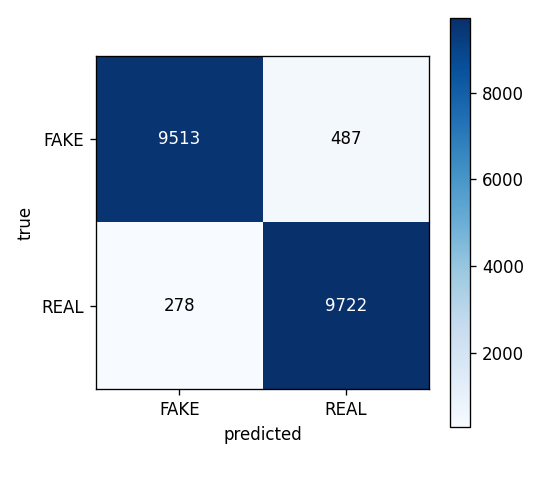
#> input picture persist/images/cnn/confmat.png, 540 x 480 px
$ python image_processor.py ../persist/images/cnn/confmat.png ../persist/images/cnn/curves.png
#> lines starting #> are read from the running program, lines starting #| are printed output that depends on the picture
import cv2
import numpy as np
import matplotlib.pyplot as plt
import sys
import os

def load_image(image_path):
    img = cv2.imread(image_path)
    if img is None:
        print(f"Error: Could not read image at {image_path}")
        sys.exit(1)
    return cv2.cvtColor(img, cv2.COLOR_BGR2RGB)

def save_and_show(plt, title):
    filename = title.replace(" ", "_").replace("/", "_").replace("(", "").replace(")", "") + ".png"
    plt.tight_layout()
    plt.savefig(filename)
    print(f"Saved plot to {filename}")

    if plt.get_backend().lower() != 'agg':
        try:
            plt.show()
        except Exception as e:
            print(f"Could not display plot: {e}")
    else:
        print(f"Non-interactive backend ({plt.get_backend()}); skipping display.")
    plt.close()

def plot_group(original, images, titles, group_title):
    n = len(images) + 1
    plt.figure(figsize=(4 * n, 5))

    plt.subplot(1, n, 1)
    plt.imshow(original)
    plt.title("Original")
    plt.axis('off')

    for i, (img, title) in enumerate(zip(images, titles)):
        plt.subplot(1, n, i + 2)
        plt.imshow(img, cmap='gray' if len(img.shape) == 2 else None)
        plt.title(title)
        plt.axis('off')

    plt.suptitle(group_title, fontsize=16)
    save_and_show(plt, group_title)

def get_flipping_transformations(img):
    h_flipped = cv2.flip(img, 1)
    v_flipped = cv2.flip(img, 0)
    return [h_flipped, v_flipped], ["Horizontal Flip", "Vertical Flip"]

def get_padding_transformation(img):
    rows, cols = img.shape[:2]
    padded = cv2.copyMakeBorder(img, 3, 3, 3, 3, cv2.BORDER_CONSTANT, value=[0, 0, 0])
    padded_rescaled = cv2.resize(padded, (cols, rows), interpolation=cv2.INTER_LINEAR)
    return [padded_rescaled], ["3px Border & Rescaled"]

def get_rotation_transformation(img):
    rows, cols = img.shape[:2]
    M = cv2.getRotationMatrix2D((cols/2, rows/2), 45, 1)
    rotated = cv2.warpAffine(img, M, (cols, rows))
    return [rotated], ["Rotated 45°"]

def get_scaling_transformations(img):
    rows, cols = img.shape[:2]
    upscaled = cv2.resize(img, (cols * 2, rows * 2), interpolation=cv2.INTER_CUBIC)
    downscaled = cv2.resize(img, (cols // 2, rows // 2), interpolation=cv2.INTER_AREA)
    return [upscaled, downscaled], ["Upscaled (2x)", "Downscaled (0.5x)"]

def get_normalization_transformations(img):
    img_float = img.astype(np.float32) / 255.0
    normalized = img_float
    mean = np.mean(img_float, axis=(0, 1))
    std = np.std(img_float, axis=(0, 1))
    standardized = (img_float - mean) / (std + 1e-7)
    standardized_viz = np.clip((standardized + 3) / 6, 0, 1)
    return [normalized, standardized_viz], ["Normalized (0-1)", "Standardized (Z-score)"]

def get_blur_transformation(img):
    blurred = cv2.GaussianBlur(img, (15, 15), 0)
    return [blurred], ["Gaussian Blur"]

def compute_fft(img):
    gray = cv2.cvtColor(img, cv2.COLOR_RGB2GRAY)
    f = np.fft.fft2(gray)
    fshift = np.fft.fftshift(f)
    magnitude_spectrum = 20 * np.log(np.abs(fshift) + 1)
    magnitude_spectrum = np.uint8(cv2.normalize(magnitude_spectrum, None, 0, 255, cv2.NORM_MINMAX))
    return magnitude_spectrum

def main():
    if len(sys.argv) < 2:
        print("Usage: python image_processor.py <image_path1> [image_path2]")
        return

    img1_path = sys.argv[1]
    original1 = load_image(img1_path)
#> in load_image, img is the input picture: shape (480, 540, 3); mean B, G, R 217.8, 203, 191.7

    # 1-6. Standard Transformations for the first image
    plot_group(original1, *get_flipping_transformations(original1), "Flipping Transformations")
#> in get_flipping_transformations, `v_flipped = cv2.flip(img, 0)`:
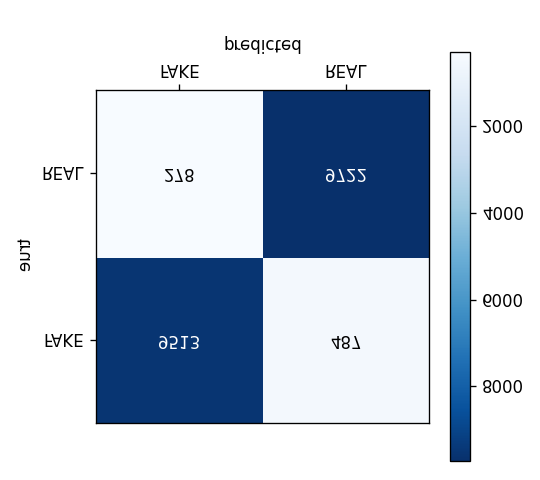
#> v_flipped: shape (480, 540, 3); mean R, G, B 191.7, 203, 217.8
#> in plot_group, `n = len(images) + 1`: n = 3
#> the loop in plot_group, `for i, (img, title) in enumerate(zip(images, titles)):` made 2 passes
#> title on passes 1 to 2: 'Horizontal Flip', 'Vertical Flip'
    plot_group(original1, *get_padding_transformation(original1), "Padding Transformation")
#> in get_padding_transformation, `padded = cv2.copyMakeBorder(img, 3, 3, 3, 3, cv2.BORDER_CONSTANT, valu..`:
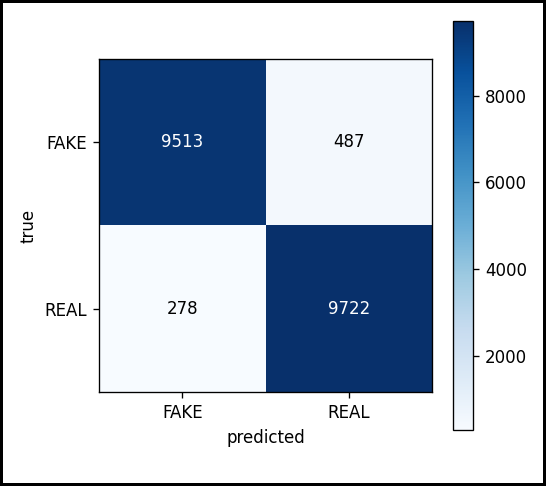
#> padded: shape (486, 546, 3); mean R, G, B 187.2, 198.3, 212.8
#> the loop in plot_group (call 2), `for i, (img, title) in enumerate(zip(images, titles)):` made 1 pass
#> title on pass 1: '3px Border & Rescaled'
    plot_group(original1, *get_rotation_transformation(original1), "Rotation Transformation")
#> in get_rotation_transformation, `rotated = cv2.warpAffine(img, M, (cols, rows))`:
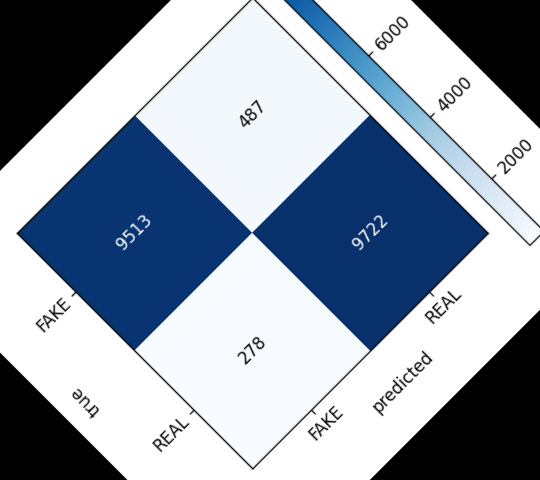
#> rotated: shape (480, 540, 3); mean R, G, B 148.6, 159.6, 174
    plot_group(original1, *get_scaling_transformations(original1), "Scaling Transformations")
    plot_group(original1, *get_normalization_transformations(original1), "Normalization and Standardization")
#> in get_normalization_transformations, `mean = np.mean(img_float, axis=(0, 1))`: mean = [0.752, 0.796, 0.854]
#> in get_normalization_transformations, `std = np.std(img_float, axis=(0, 1))`: std = [0.406, 0.34, 0.254]
#> in get_normalization_transformations, `standardized_viz = np.clip((standardized + 3) / 6, 0, 1)`:
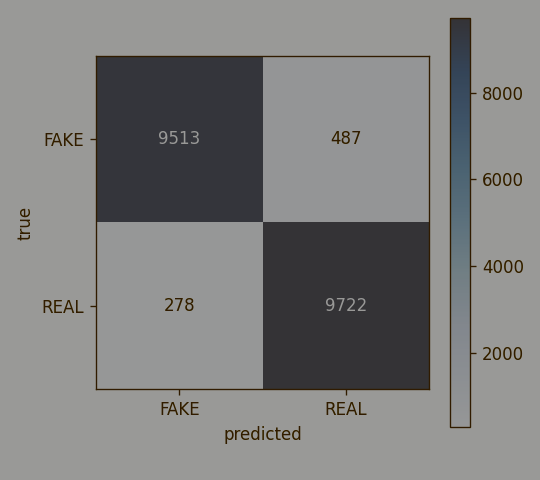
#> standardized_viz: shape (480, 540, 3) float32; mean R, G, B 0.499, 0.501, 0.5
    plot_group(original1, *get_blur_transformation(original1), "Blurring")
#> in get_blur_transformation, `blurred = cv2.GaussianBlur(img, (15, 15), 0)`:
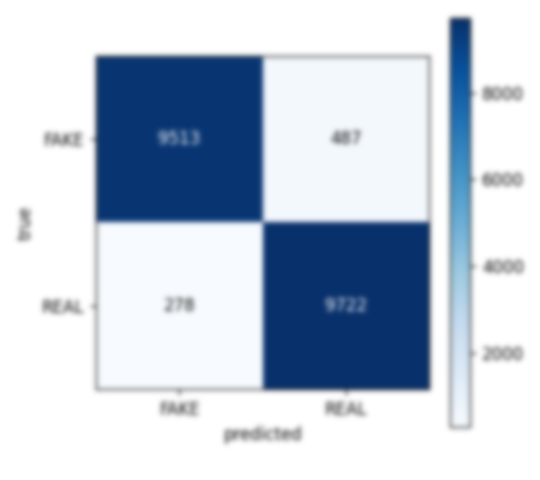
#> blurred: shape (480, 540, 3); mean R, G, B 191.7, 203.1, 217.8

    # 7. Frequency Domain
    if len(sys.argv) > 2:
        # Comparison mode
        img2_path = sys.argv[2]
        original2 = load_image(img2_path)
#> call 2 of load_image, with image_path = '../persist/images/cnn/curves.png'
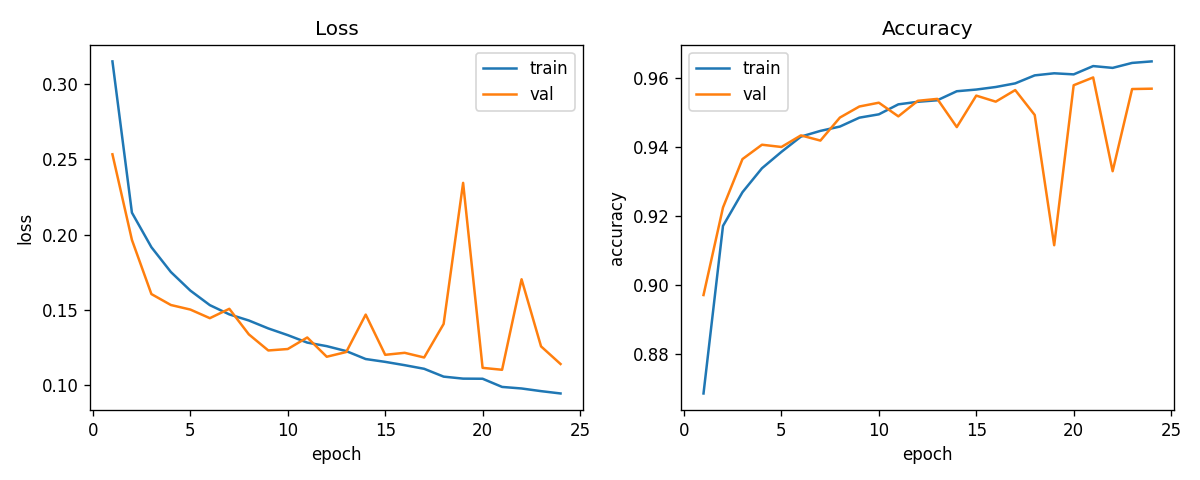
#> input picture persist/images/cnn/curves.png, 1200 x 480 px
#> in load_image, img is the input picture: shape (480, 1200, 3); mean B, G, R 248.4, 249.1, 249.8

        fft1 = compute_fft(original1)
        fft2 = compute_fft(original2)
#> in compute_fft (call 2), `magnitude_spectrum = 20 * np.log(np.abs(fshift) + 1)`:
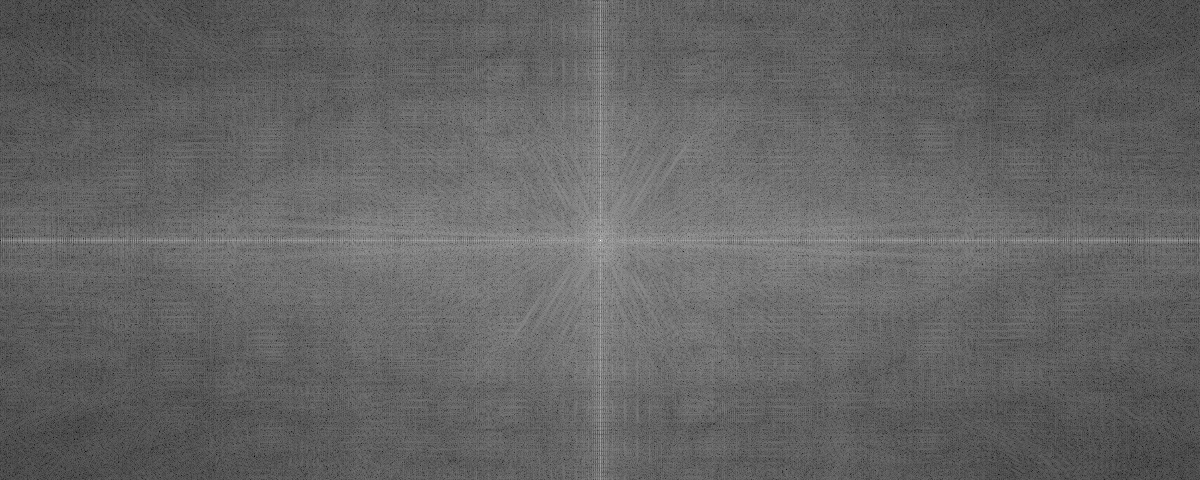
#> magnitude_spectrum: shape (480, 1200) float64; min 41.8, max 375.6, mean 173.1; drawn with min black and max white

        plt.figure(figsize=(16, 5))

        plt.subplot(1, 4, 1)
        plt.imshow(original1)
        plt.title("Original 1")
        plt.axis('off')

        plt.subplot(1, 4, 2)
        plt.imshow(fft1, cmap='gray')
        plt.title("FFT 1")
        plt.axis('off')

        plt.subplot(1, 4, 3)
        plt.imshow(original2)
        plt.title("Original 2")
        plt.axis('off')

        plt.subplot(1, 4, 4)
        plt.imshow(fft2, cmap='gray')
        plt.title("FFT 2")
        plt.axis('off')

        plt.suptitle("Frequency Domain Comparison", fontsize=16)
        save_and_show(plt, "Frequency Domain")
    else:
        # Single image mode
        fft1 = compute_fft(original1)
        plot_group(original1, [fft1], ["Frequency Spectrum"], "Frequency Domain")

if __name__ == "__main__":
    main()
